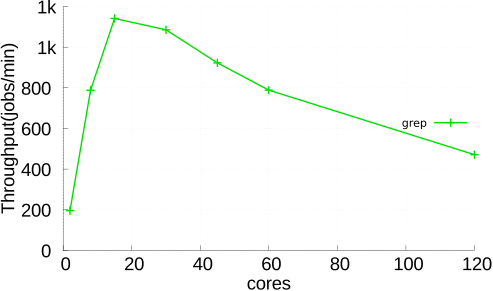

Recreate this plot in gnuplot.
call "common.gnuplot"

set zeroaxis
set yrange [0:]
set xlabel "cores" font "arial,20"
set ylabel "Throughput(jobs/min)" font "arial,20"
set ytics format " %.0s%c" font "arial,20"
set xtics  font "arial,20"
set title font "arial,20"
set term eps
set output 'grep.eps'
set key at graph 1,0.55
#set linetype 1 lw 12 lc rgb '#ff0000'
set font  "arial,20"


plot \
"./data/grep_default.data" every :::0::0 with lp title "grep"
